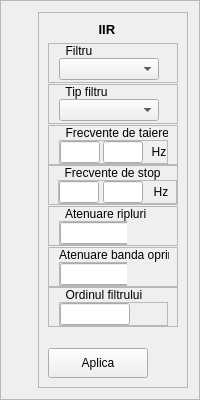
               <widget class="QFrame" name="frame_IIR">
                <property name="minimumSize">
                 <size>
                  <width>0</width>
                  <height>400</height>
                 </size>
                </property>
                <property name="maximumSize">
                 <size>
                  <width>16777215</width>
                  <height>400</height>
                 </size>
                </property>
                <property name="frameShape">
                 <enum>QFrame::StyledPanel</enum>
                </property>
                <property name="frameShadow">
                 <enum>QFrame::Raised</enum>
                </property>
                <layout class="QHBoxLayout" name="horizontalLayout_19">
                 <item>
                  <widget class="IIRWidget" name="plotIIR" native="true">
                   <property name="sizePolicy">
                    <sizepolicy hsizetype="Expanding" vsizetype="Ignored">
                     <horstretch>0</horstretch>
                     <verstretch>0</verstretch>
                    </sizepolicy>
                   </property>
                  </widget>
                 </item>
                 <item>
                  <widget class="QFrame" name="settingsIIR">
                   <property name="minimumSize">
                    <size>
                     <width>150</width>
                     <height>0</height>
                    </size>
                   </property>
                   <property name="maximumSize">
                    <size>
                     <width>150</width>
                     <height>16777215</height>
                    </size>
                   </property>
                   <property name="frameShape">
                    <enum>QFrame::StyledPanel</enum>
                   </property>
                   <property name="frameShadow">
                    <enum>QFrame::Raised</enum>
                   </property>
                   <layout class="QVBoxLayout" name="verticalLayout_16">
                    <item>
                     <widget class="QLabel" name="label_IIR">
                      <property name="font">
                       <font>
                        <pointsize>10</pointsize>
                        <weight>75</weight>
                        <bold>true</bold>
                       </font>
                      </property>
                      <property name="text">
                       <string>              IIR</string>
                      </property>
                     </widget>
                    </item>
                    <item>
                     <widget class="QFrame" name="frame_13">
                      <property name="minimumSize">
                       <size>
                        <width>0</width>
                        <height>40</height>
                       </size>
                      </property>
                      <property name="maximumSize">
                       <size>
                        <width>16777215</width>
                        <height>40</height>
                       </size>
                      </property>
                      <property name="frameShape">
                       <enum>QFrame::StyledPanel</enum>
                      </property>
                      <property name="frameShadow">
                       <enum>QFrame::Raised</enum>
                      </property>
                      <layout class="QVBoxLayout" name="verticalLayout_25">
                       <property name="spacing">
                        <number>0</number>
                       </property>
                       <property name="leftMargin">
                        <number>10</number>
                       </property>
                       <property name="topMargin">
                        <number>0</number>
                       </property>
                       <property name="bottomMargin">
                        <number>2</number>
                       </property>
                       <item>
                        <widget class="QLabel" name="label_13">
                         <property name="text">
                          <string>  Filtru</string>
                         </property>
                        </widget>
                       </item>
                       <item>
                        <widget class="QComboBox" name="comboBox_FiltruIIR">
                         <property name="minimumSize">
                          <size>
                           <width>100</width>
                           <height>0</height>
                          </size>
                         </property>
                         <property name="maximumSize">
                          <size>
                           <width>100</width>
                           <height>16777215</height>
                          </size>
                         </property>
                        </widget>
                       </item>
                      </layout>
                     </widget>
                    </item>
                    <item>
                     <widget class="QFrame" name="frame_12">
                      <property name="minimumSize">
                       <size>
                        <width>0</width>
                        <height>40</height>
                       </size>
                      </property>
                      <property name="maximumSize">
                       <size>
                        <width>16777215</width>
                        <height>40</height>
                       </size>
                      </property>
                      <property name="frameShape">
                       <enum>QFrame::StyledPanel</enum>
                      </property>
                      <property name="frameShadow">
                       <enum>QFrame::Raised</enum>
                      </property>
                      <layout class="QVBoxLayout" name="verticalLayout_26">
                       <property name="spacing">
                        <number>0</number>
                       </property>
                       <property name="leftMargin">
                        <number>10</number>
                       </property>
                       <property name="topMargin">
                        <number>0</number>
                       </property>
                       <property name="bottomMargin">
                        <number>2</number>
                       </property>
                       <item>
                        <widget class="QLabel" name="label_14">
                         <property name="text">
                          <string>  Tip filtru</string>
                         </property>
                        </widget>
                       </item>
                       <item>
                        <widget class="QComboBox" name="comboBox_tipFiltruIIR">
                         <property name="minimumSize">
                          <size>
                           <width>100</width>
                           <height>0</height>
                          </size>
                         </property>
                         <property name="maximumSize">
                          <size>
                           <width>100</width>
                           <height>16777215</height>
                          </size>
                         </property>
                        </widget>
                       </item>
                      </layout>
                     </widget>
                    </item>
                    <item>
                     <widget class="QFrame" name="frame_5">
                      <property name="minimumSize">
                       <size>
                        <width>0</width>
                        <height>40</height>
                       </size>
                      </property>
                      <property name="maximumSize">
                       <size>
                        <width>16777215</width>
                        <height>40</height>
                       </size>
                      </property>
                      <property name="frameShape">
                       <enum>QFrame::StyledPanel</enum>
                      </property>
                      <property name="frameShadow">
                       <enum>QFrame::Raised</enum>
                      </property>
                      <layout class="QVBoxLayout" name="verticalLayout_27">
                       <property name="spacing">
                        <number>0</number>
                       </property>
                       <property name="leftMargin">
                        <number>10</number>
                       </property>
                       <property name="topMargin">
                        <number>0</number>
                       </property>
                       <property name="bottomMargin">
                        <number>0</number>
                       </property>
                       <item>
                        <widget class="QLabel" name="label_7">
                         <property name="text">
                          <string>  Frecvente de taiere</string>
                         </property>
                        </widget>
                       </item>
                       <item>
                        <widget class="QFrame" name="frame_7">
                         <property name="frameShape">
                          <enum>QFrame::StyledPanel</enum>
                         </property>
                         <property name="frameShadow">
                          <enum>QFrame::Raised</enum>
                         </property>
                         <layout class="QHBoxLayout" name="horizontalLayout_20">
                          <property name="spacing">
                           <number>4</number>
                          </property>
                          <property name="leftMargin">
                           <number>0</number>
                          </property>
                          <property name="topMargin">
                           <number>0</number>
                          </property>
                          <property name="rightMargin">
                           <number>0</number>
                          </property>
                          <property name="bottomMargin">
                           <number>0</number>
                          </property>
                          <item>
                           <widget class="QLineEdit" name="lineEdit_frecTaiere1IIR">
                            <property name="minimumSize">
                             <size>
                              <width>40</width>
                              <height>0</height>
                             </size>
                            </property>
                            <property name="maximumSize">
                             <size>
                              <width>40</width>
                              <height>16777215</height>
                             </size>
                            </property>
                           </widget>
                          </item>
                          <item>
                           <widget class="QLineEdit" name="lineEdit_frecTaiere2IIR">
                            <property name="minimumSize">
                             <size>
                              <width>40</width>
                              <height>0</height>
                             </size>
                            </property>
                            <property name="maximumSize">
                             <size>
                              <width>40</width>
                              <height>16777215</height>
                             </size>
                            </property>
                           </widget>
                          </item>
                          <item>
                           <widget class="QLabel" name="label_8">
                            <property name="text">
                             <string>  Hz</string>
                            </property>
                           </widget>
                          </item>
                         </layout>
                        </widget>
                       </item>
                      </layout>
                     </widget>
                    </item>
                    <item>
                     <widget class="QFrame" name="frame_10">
                      <property name="minimumSize">
                       <size>
                        <width>0</width>
                        <height>40</height>
                       </size>
                      </property>
                      <property name="maximumSize">
                       <size>
                        <width>16777215</width>
                        <height>40</height>
                       </size>
                      </property>
                      <property name="frameShape">
                       <enum>QFrame::StyledPanel</enum>
                      </property>
                      <property name="frameShadow">
                       <enum>QFrame::Raised</enum>
                      </property>
                      <layout class="QVBoxLayout" name="verticalLayout_28">
                       <property name="spacing">
                        <number>0</number>
                       </property>
                       <property name="leftMargin">
                        <number>9</number>
                       </property>
                       <property name="topMargin">
                        <number>0</number>
                       </property>
                       <property name="rightMargin">
                        <number>0</number>
                       </property>
                       <property name="bottomMargin">
                        <number>0</number>
                       </property>
                       <item>
                        <widget class="QLabel" name="label_10">
                         <property name="text">
                          <string>  Frecvente de stop</string>
                         </property>
                        </widget>
                       </item>
                       <item>
                        <widget class="QFrame" name="frame_14">
                         <property name="frameShape">
                          <enum>QFrame::StyledPanel</enum>
                         </property>
                         <property name="frameShadow">
                          <enum>QFrame::Raised</enum>
                         </property>
                         <layout class="QHBoxLayout" name="horizontalLayout_21">
                          <property name="spacing">
                           <number>4</number>
                          </property>
                          <property name="leftMargin">
                           <number>0</number>
                          </property>
                          <property name="topMargin">
                           <number>0</number>
                          </property>
                          <property name="rightMargin">
                           <number>0</number>
                          </property>
                          <property name="bottomMargin">
                           <number>0</number>
                          </property>
                          <item>
                           <widget class="QLineEdit" name="lineEdit_frecStop1IIR">
                            <property name="minimumSize">
                             <size>
                              <width>40</width>
                              <height>0</height>
                             </size>
                            </property>
                            <property name="maximumSize">
                             <size>
                              <width>40</width>
                              <height>16777215</height>
                             </size>
                            </property>
                           </widget>
                          </item>
                          <item>
                           <widget class="QLineEdit" name="lineEdit_frecStop2IIR">
                            <property name="minimumSize">
                             <size>
                              <width>40</width>
                              <height>0</height>
                             </size>
                            </property>
                            <property name="maximumSize">
                             <size>
                              <width>40</width>
                              <height>16777215</height>
                             </size>
                            </property>
                           </widget>
                          </item>
                          <item>
                           <widget class="QLabel" name="label_15">
                            <property name="text">
                             <string>  Hz</string>
                            </property>
                           </widget>
                          </item>
                         </layout>
                        </widget>
                       </item>
                      </layout>
                     </widget>
                    </item>
                    <item>
                     <widget class="QFrame" name="frame_15">
                      <property name="minimumSize">
                       <size>
                        <width>0</width>
                        <height>40</height>
                       </size>
                      </property>
                      <property name="maximumSize">
                       <size>
                        <width>16777215</width>
                        <height>40</height>
                       </size>
                      </property>
                      <property name="frameShape">
                       <enum>QFrame::StyledPanel</enum>
                      </property>
                      <property name="frameShadow">
                       <enum>QFrame::Raised</enum>
                      </property>
                      <layout class="QVBoxLayout" name="verticalLayout_29">
                       <property name="spacing">
                        <number>0</number>
                       </property>
                       <property name="leftMargin">
                        <number>10</number>
                       </property>
                       <property name="topMargin">
                        <number>0</number>
                       </property>
                       <property name="rightMargin">
                        <number>50</number>
                       </property>
                       <property name="bottomMargin">
                        <number>0</number>
                       </property>
                       <item>
                        <widget class="QLabel" name="label_16">
                         <property name="minimumSize">
                          <size>
                           <width>90</width>
                           <height>0</height>
                          </size>
                         </property>
                         <property name="maximumSize">
                          <size>
                           <width>90</width>
                           <height>16777215</height>
                          </size>
                         </property>
                         <property name="text">
                          <string>  Atenuare ripluri</string>
                         </property>
                        </widget>
                       </item>
                       <item>
                        <widget class="QFrame" name="frame_16">
                         <property name="frameShape">
                          <enum>QFrame::StyledPanel</enum>
                         </property>
                         <property name="frameShadow">
                          <enum>QFrame::Raised</enum>
                         </property>
                         <layout class="QHBoxLayout" name="horizontalLayout_22">
                          <property name="spacing">
                           <number>0</number>
                          </property>
                          <property name="leftMargin">
                           <number>0</number>
                          </property>
                          <property name="topMargin">
                           <number>0</number>
                          </property>
                          <property name="bottomMargin">
                           <number>0</number>
                          </property>
                          <item>
                           <widget class="QLineEdit" name="lineEdit_atenuareRippleIIR">
                            <property name="minimumSize">
                             <size>
                              <width>70</width>
                              <height>0</height>
                             </size>
                            </property>
                            <property name="maximumSize">
                             <size>
                              <width>70</width>
                              <height>16777215</height>
                             </size>
                            </property>
                           </widget>
                          </item>
                         </layout>
                        </widget>
                       </item>
                      </layout>
                     </widget>
                    </item>
                    <item>
                     <widget class="QFrame" name="frame_17">
                      <property name="minimumSize">
                       <size>
                        <width>0</width>
                        <height>40</height>
                       </size>
                      </property>
                      <property name="maximumSize">
                       <size>
                        <width>16777215</width>
                        <height>40</height>
                       </size>
                      </property>
                      <property name="frameShape">
                       <enum>QFrame::StyledPanel</enum>
                      </property>
                      <property name="frameShadow">
                       <enum>QFrame::Raised</enum>
                      </property>
                      <layout class="QVBoxLayout" name="verticalLayout_30">
                       <property name="spacing">
                        <number>0</number>
                       </property>
                       <property name="leftMargin">
                        <number>10</number>
                       </property>
                       <property name="topMargin">
                        <number>0</number>
                       </property>
                       <property name="rightMargin">
                        <number>50</number>
                       </property>
                       <property name="bottomMargin">
                        <number>0</number>
                       </property>
                       <item>
                        <widget class="QLabel" name="label_17">
                         <property name="minimumSize">
                          <size>
                           <width>110</width>
                           <height>0</height>
                          </size>
                         </property>
                         <property name="text">
                          <string>Atenuare banda oprire</string>
                         </property>
                        </widget>
                       </item>
                       <item>
                        <widget class="QFrame" name="frame_18">
                         <property name="frameShape">
                          <enum>QFrame::StyledPanel</enum>
                         </property>
                         <property name="frameShadow">
                          <enum>QFrame::Raised</enum>
                         </property>
                         <layout class="QHBoxLayout" name="horizontalLayout_23">
                          <property name="spacing">
                           <number>0</number>
                          </property>
                          <property name="leftMargin">
                           <number>0</number>
                          </property>
                          <property name="topMargin">
                           <number>0</number>
                          </property>
                          <property name="bottomMargin">
                           <number>0</number>
                          </property>
                          <item>
                           <widget class="QLineEdit" name="lineEdit_atenuareStopBandIIR">
                            <property name="minimumSize">
                             <size>
                              <width>70</width>
                              <height>0</height>
                             </size>
                            </property>
                            <property name="maximumSize">
                             <size>
                              <width>70</width>
                              <height>16777215</height>
                             </size>
                            </property>
                           </widget>
                          </item>
                         </layout>
                        </widget>
                       </item>
                      </layout>
                     </widget>
                    </item>
                    <item>
                     <widget class="QFrame" name="frame_3">
                      <property name="minimumSize">
                       <size>
                        <width>0</width>
                        <height>40</height>
                       </size>
                      </property>
                      <property name="maximumSize">
                       <size>
                        <width>16777215</width>
                        <height>40</height>
                       </size>
                      </property>
                      <property name="frameShape">
                       <enum>QFrame::StyledPanel</enum>
                      </property>
                      <property name="frameShadow">
                       <enum>QFrame::Raised</enum>
                      </property>
                      <layout class="QVBoxLayout" name="verticalLayout_31">
                       <property name="spacing">
                        <number>0</number>
                       </property>
                       <property name="leftMargin">
                        <number>10</number>
                       </property>
                       <property name="topMargin">
                        <number>0</number>
                       </property>
                       <property name="bottomMargin">
                        <number>0</number>
                       </property>
                       <item>
                        <widget class="QLabel" name="label_18">
                         <property name="text">
                          <string>  Ordinul filtrului</string>
                         </property>
                        </widget>
                       </item>
                       <item>
                        <widget class="QFrame" name="frame_19">
                         <property name="frameShape">
                          <enum>QFrame::StyledPanel</enum>
                         </property>
                         <property name="frameShadow">
                          <enum>QFrame::Raised</enum>
                         </property>
                         <layout class="QHBoxLayout" name="horizontalLayout_24">
                          <property name="spacing">
                           <number>0</number>
                          </property>
                          <property name="leftMargin">
                           <number>0</number>
                          </property>
                          <property name="topMargin">
                           <number>0</number>
                          </property>
                          <property name="rightMargin">
                           <number>70</number>
                          </property>
                          <property name="bottomMargin">
                           <number>0</number>
                          </property>
                          <item>
                           <widget class="QLineEdit" name="lineEdit_ordinIIR">
                            <property name="minimumSize">
                             <size>
                              <width>70</width>
                              <height>0</height>
                             </size>
                            </property>
                            <property name="maximumSize">
                             <size>
                              <width>70</width>
                              <height>16777215</height>
                             </size>
                            </property>
                           </widget>
                          </item>
                         </layout>
                        </widget>
                       </item>
                      </layout>
                     </widget>
                    </item>
                    <item>
                     <spacer name="horizontalSpacer_2">
                      <property name="orientation">
                       <enum>Qt::Horizontal</enum>
                      </property>
                      <property name="sizeHint" stdset="0">
                       <size>
                        <width>40</width>
                        <height>20</height>
                       </size>
                      </property>
                     </spacer>
                    </item>
                    <item>
                     <widget class="QPushButton" name="pushButton_aplicaIIR">
                      <property name="minimumSize">
                       <size>
                        <width>100</width>
                        <height>30</height>
                       </size>
                      </property>
                      <property name="maximumSize">
                       <size>
                        <width>100</width>
                        <height>30</height>
                       </size>
                      </property>
                      <property name="text">
                       <string>Aplica</string>
                      </property>
                     </widget>
                    </item>
                   </layout>
                  </widget>
                 </item>
                </layout>
               </widget>
